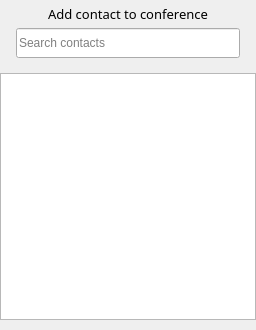
<?xml version="1.0" encoding="UTF-8"?>
<ui version="4.0">
 <class>ContactPicker</class>
 <widget class="QWidget" name="ContactPicker">
  <property name="geometry">
   <rect>
    <x>0</x>
    <y>0</y>
    <width>256</width>
    <height>330</height>
   </rect>
  </property>
  <property name="sizePolicy">
   <sizepolicy hsizetype="MinimumExpanding" vsizetype="MinimumExpanding">
    <horstretch>0</horstretch>
    <verstretch>0</verstretch>
   </sizepolicy>
  </property>
  <property name="minimumSize">
   <size>
    <width>0</width>
    <height>320</height>
   </size>
  </property>
  <property name="windowTitle">
   <string>Form</string>
  </property>
  <layout class="QGridLayout" name="gridLayout">
   <property name="leftMargin">
    <number>0</number>
   </property>
   <property name="topMargin">
    <number>5</number>
   </property>
   <property name="rightMargin">
    <number>0</number>
   </property>
   <property name="bottomMargin">
    <number>10</number>
   </property>
   <property name="spacing">
    <number>0</number>
   </property>
   <item row="0" column="0">
    <layout class="QHBoxLayout" name="horizontalLayout">
     <property name="topMargin">
      <number>0</number>
     </property>
     <item>
      <widget class="QLabel" name="title">
       <property name="font">
        <font>
         <family>Microsoft Tai Le</family>
         <pointsize>10</pointsize>
        </font>
       </property>
       <property name="text">
        <string>Add contact to conference</string>
       </property>
       <property name="alignment">
        <set>Qt::AlignCenter</set>
       </property>
      </widget>
     </item>
    </layout>
   </item>
   <item row="1" column="0">
    <widget class="QWidget" name="smartListOuterWidget" native="true">
     <property name="styleSheet">
      <string notr="true"/>
     </property>
     <layout class="QVBoxLayout" name="smartListOuterWidgetLayout">
      <property name="spacing">
       <number>0</number>
      </property>
      <property name="leftMargin">
       <number>0</number>
      </property>
      <property name="topMargin">
       <number>0</number>
      </property>
      <property name="rightMargin">
       <number>0</number>
      </property>
      <property name="bottomMargin">
       <number>0</number>
      </property>
      <item>
       <widget class="QWidget" name="searchBarLayoutWidget" native="true">
        <property name="sizePolicy">
         <sizepolicy hsizetype="Preferred" vsizetype="Preferred">
          <horstretch>0</horstretch>
          <verstretch>0</verstretch>
         </sizepolicy>
        </property>
        <property name="maximumSize">
         <size>
          <width>16777215</width>
          <height>60</height>
         </size>
        </property>
        <layout class="QGridLayout" name="gridLayout_4">
         <property name="sizeConstraint">
          <enum>QLayout::SetDefaultConstraint</enum>
         </property>
         <property name="leftMargin">
          <number>0</number>
         </property>
         <property name="topMargin">
          <number>0</number>
         </property>
         <property name="rightMargin">
          <number>0</number>
         </property>
         <property name="bottomMargin">
          <number>0</number>
         </property>
         <property name="spacing">
          <number>0</number>
         </property>
         <item row="2" column="1">
          <spacer name="verticalSpacer_8">
           <property name="orientation">
            <enum>Qt::Vertical</enum>
           </property>
           <property name="sizeType">
            <enum>QSizePolicy::Fixed</enum>
           </property>
           <property name="sizeHint" stdset="0">
            <size>
             <width>0</width>
             <height>15</height>
            </size>
           </property>
          </spacer>
         </item>
         <item row="1" column="2">
          <spacer name="horizontalSpacer_2">
           <property name="orientation">
            <enum>Qt::Horizontal</enum>
           </property>
           <property name="sizeType">
            <enum>QSizePolicy::Fixed</enum>
           </property>
           <property name="sizeHint" stdset="0">
            <size>
             <width>16</width>
             <height>20</height>
            </size>
           </property>
          </spacer>
         </item>
         <item row="1" column="0">
          <spacer name="horizontalSpacer">
           <property name="orientation">
            <enum>Qt::Horizontal</enum>
           </property>
           <property name="sizeType">
            <enum>QSizePolicy::Fixed</enum>
           </property>
           <property name="sizeHint" stdset="0">
            <size>
             <width>16</width>
             <height>20</height>
            </size>
           </property>
          </spacer>
         </item>
         <item row="1" column="1">
          <widget class="RingContactLineEdit" name="ringContactLineEdit">
           <property name="enabled">
            <bool>true</bool>
           </property>
           <property name="sizePolicy">
            <sizepolicy hsizetype="Expanding" vsizetype="Fixed">
             <horstretch>0</horstretch>
             <verstretch>0</verstretch>
            </sizepolicy>
           </property>
           <property name="minimumSize">
            <size>
             <width>100</width>
             <height>30</height>
            </size>
           </property>
           <property name="baseSize">
            <size>
             <width>244</width>
             <height>30</height>
            </size>
           </property>
           <property name="font">
            <font>
             <pointsize>9</pointsize>
            </font>
           </property>
           <property name="cursor">
            <cursorShape>IBeamCursor</cursorShape>
           </property>
           <property name="toolTip">
            <string>Search contact</string>
           </property>
           <property name="maxLength">
            <number>100</number>
           </property>
           <property name="alignment">
            <set>Qt::AlignLeading|Qt::AlignLeft|Qt::AlignVCenter</set>
           </property>
           <property name="placeholderText">
            <string>Search contacts</string>
           </property>
           <property name="clearButtonEnabled">
            <bool>true</bool>
           </property>
          </widget>
         </item>
         <item row="0" column="1">
          <spacer name="verticalSpacer_7">
           <property name="orientation">
            <enum>Qt::Vertical</enum>
           </property>
           <property name="sizeType">
            <enum>QSizePolicy::Fixed</enum>
           </property>
           <property name="sizeHint" stdset="0">
            <size>
             <width>0</width>
             <height>5</height>
            </size>
           </property>
          </spacer>
         </item>
        </layout>
       </widget>
      </item>
      <item>
       <widget class="SmartListView" name="smartList">
        <property name="sizePolicy">
         <sizepolicy hsizetype="Expanding" vsizetype="MinimumExpanding">
          <horstretch>0</horstretch>
          <verstretch>0</verstretch>
         </sizepolicy>
        </property>
        <property name="autoScrollMargin">
         <number>16</number>
        </property>
        <property name="indentation">
         <number>0</number>
        </property>
        <property name="rootIsDecorated">
         <bool>false</bool>
        </property>
        <property name="itemsExpandable">
         <bool>false</bool>
        </property>
        <property name="expandsOnDoubleClick">
         <bool>false</bool>
        </property>
        <attribute name="headerVisible">
         <bool>false</bool>
        </attribute>
        <attribute name="headerMinimumSectionSize">
         <number>0</number>
        </attribute>
        <attribute name="headerDefaultSectionSize">
         <number>0</number>
        </attribute>
       </widget>
      </item>
     </layout>
    </widget>
   </item>
  </layout>
 </widget>
 <customwidgets>
  <customwidget>
   <class>RingContactLineEdit</class>
   <extends>QLineEdit</extends>
   <header>ringcontactlineedit.h</header>
  </customwidget>
  <customwidget>
   <class>SmartListView</class>
   <extends>QTreeView</extends>
   <header>smartlistview.h</header>
  </customwidget>
 </customwidgets>
 <resources/>
 <connections/>
</ui>
